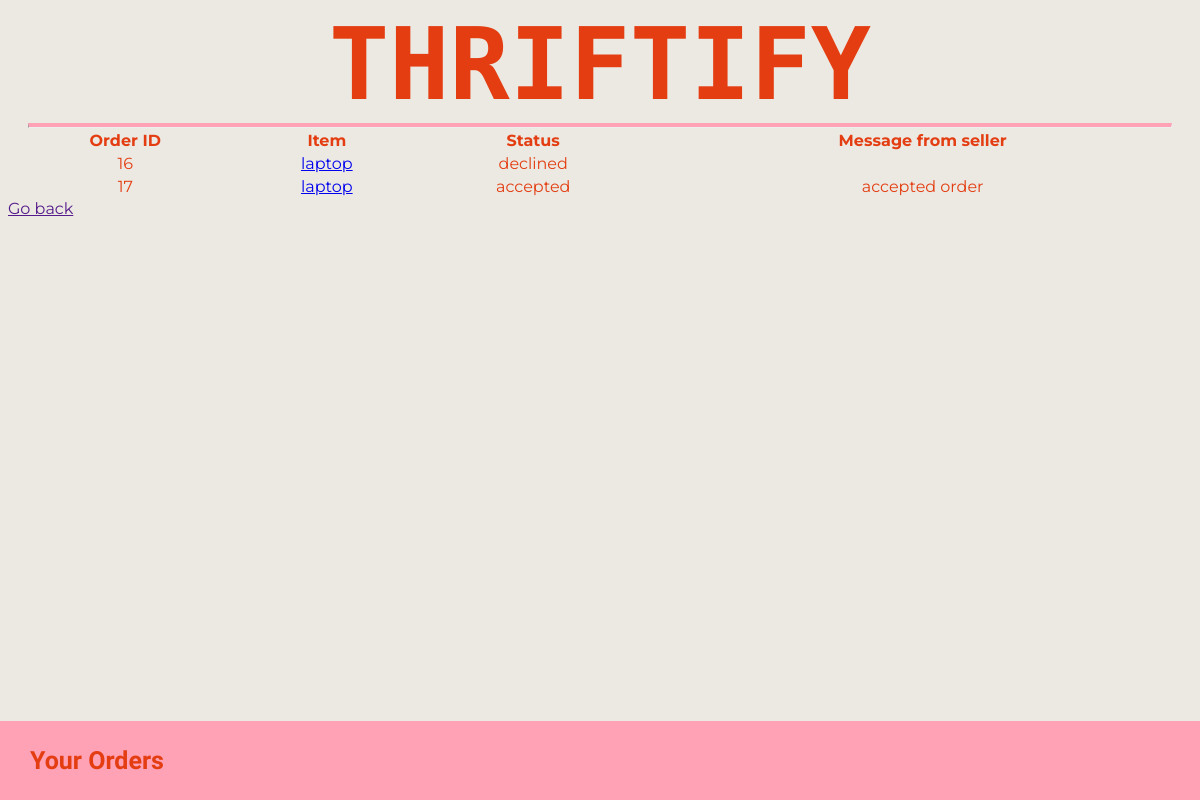
The page /your_orders/ (signed in) on the database as committed earlier.
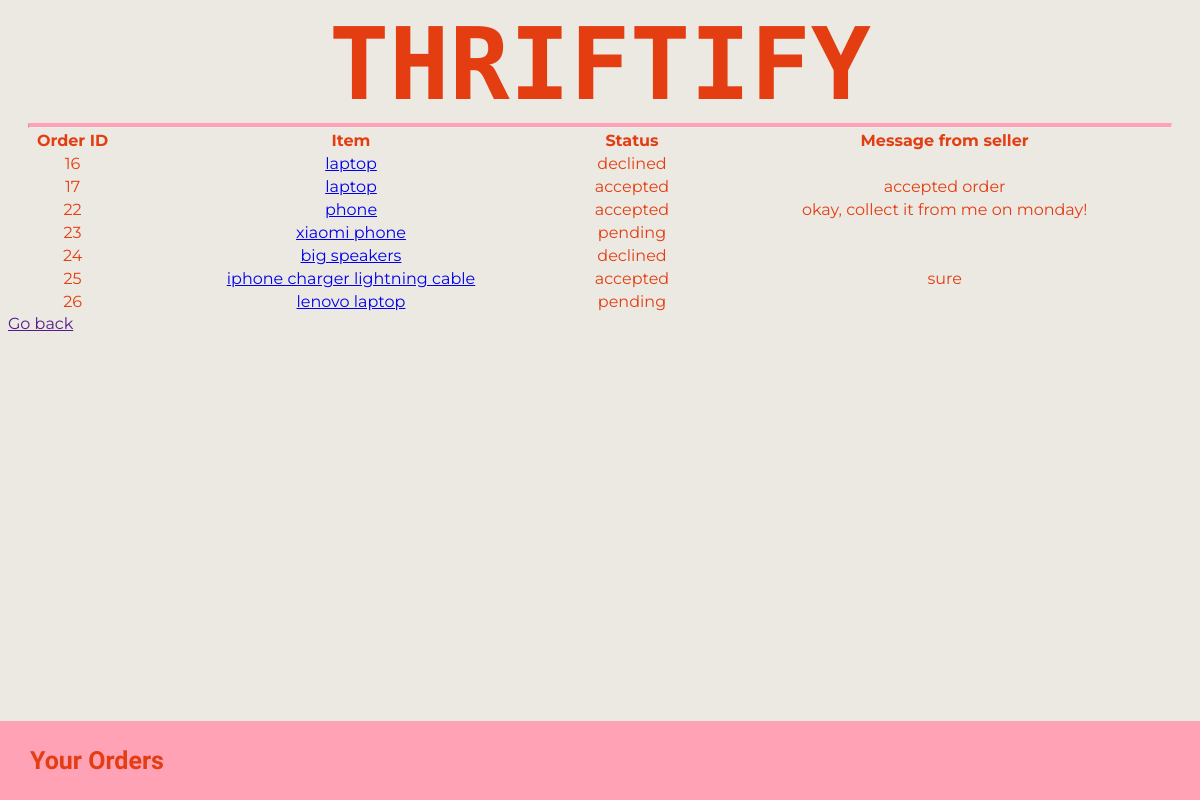
The same page on the database as committed later.
### Main/models.py (models this page shows, shortened)
class Order(models.Model):
    STATUS_CHOICES = (
        ("pending", "Pending"),
        ("accepted", "Accepted"),
        ("declined", "Declined"),
    )
    buyer = models.ForeignKey(User, on_delete=models.CASCADE)
    item = models.ForeignKey(Item, on_delete=models.CASCADE)
    status = models.CharField(max_length=20, choices=STATUS_CHOICES, default="pending")
    timestamp = models.DateTimeField(auto_now_add=True)
    comment = models.CharField(max_length=1000, default="")

class Item(models.Model):
    STATUS_CHOICES = (
        ("available", "Available"),
        ("sold", "Sold"),
    )
    seller = models.ForeignKey(User, on_delete=models.CASCADE)
    name = models.CharField(max_length=100)
    description = models.TextField()
    price = models.DecimalField(max_digits=10, decimal_places=2)
    picture = models.ImageField(upload_to="item_pictures/")
    status = models.CharField(
        max_length=20, choices=STATUS_CHOICES, default="available"
    )
    bought_by = models.CharField(max_length=150, blank=True, null=True)

### Main/views.py (the view)
# urls.py: path("your_orders/", views.your_orders, name="your_orders"),
@login_required
def your_orders(request):
    user_orders = Order.objects.filter(buyer=request.user)
    return render(request, "your_orders.html", {"user_orders": user_orders})

### Main/templates/your_orders.html (shortened to what this page needs)
{% extends "master.html" %}
{% block content %}
    <table style="width:100%">
        <tr><th>Order ID</th>
            <th>Item</th>
            <th>Status</th>
            <th>Message from seller</th></tr>
    {% for order in user_orders %}
    {% if order.status == "pending" %}
        <tr>
            <td>{{ order.id }}</td>
            <td><a href="{% url 'product_detail' order.item.id %}">{{ order.item.name }}</a></td>
            <td>{{ order.status }}</td>
        </tr>
    {% else %}
        <tr>
            <td>{{ order.id }}</td>
            <td><a href="{% url 'product_detail' order.item.id %}">{{ order.item.name }}</a></td>
            <td>{{ order.status }}</td>
            <td>{{ order.comment }}</td>
        </tr>
    {% endif %}
    {% empty %}
        No orders found.
    {% endfor %}
    </table>
    <a href="{{request.META.HTTP_REFERER}}">Go back</a>
    <div class="footer">
        <p>Your Orders</p>
    </div>
{% endblock %}

### Main/templates/master.html (shortened to what this page needs)
<!DOCTYPE html>
<html>
<head>
</head>
<body style="background-color: #ebe9e1; color:#e43d12; font-family: 'Montserrat'">
  <div class="header">
    <a href="{% url 'home' %}" class="logo">THRIFTIFY</a>
  </div>
  <hr style="border-top: 4px solid #ffa2b6; margin: 0; margin-left: 20px; margin-right: 20px;">
{% block content %}
{% endblock %}
</body>
</html>

### Main/templates/your_orders.html (style rules this page uses)
p { font-family: "Sono"; text-align: center; font-weight: bold; font-size: 20px; }

### Main/templates/master.html (style rules this page uses)
.header { overflow: hidden; padding: 20px 10px; text-align: center; }
.header a { color: #e43d12; text-align: center; padding: 12px; text-decoration: none; font-size: 18px; line-height: 50px; border-radius: 4px; }
.header a.logo { font-size: 100px; font-weight: bold; font-family: "Space Mono"; display: inline-block; }
.footer { position: fixed; left: 0; bottom: 0; width: 100%; background-color: #ffa2b6; color: white; text-align: left; }
.footer p { text-align: left; padding: 0px 10px; font-size: 25px; color: #e43d12; margin-left: 20px; }
td { text-align: center; }

Rows that differ between the two databases and show on the page:
added Order: id "22", item.name "phone", status "accepted", comment "okay, collect it from me on monday!"
added Order: id "23", item.name "xiaomi phone", status "pending"
added Order: id "24", item.name "big speakers", status "declined"
added Order: id "25", item.name "iphone charger lightning cable", status "accepted", comment "sure"
added Order: id "26", item.name "lenovo laptop", status "pending"
